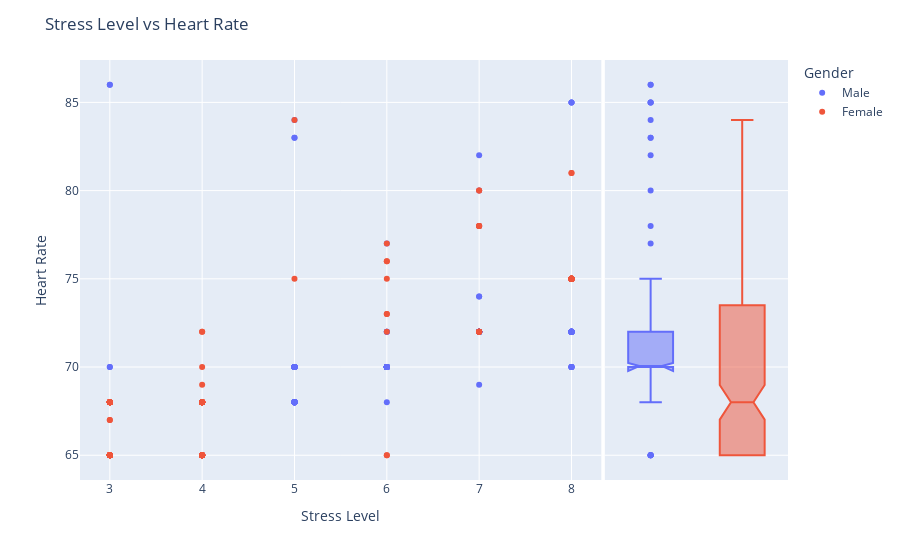

Notebook cell for this chart:
### Markdown cell above
✨ I expected much higher blood pressure while stress level is getting higher but it didn't

❌ No relation

### Code cell
fig = px.scatter(df, x='Stress Level', y='Heart Rate', color='Gender', marginal_y='box')
fig.update_layout(
    title='Stress Level vs Heart Rate',
    xaxis_title='Stress Level',
    yaxis_title='Heart Rate',
    font = dict(
        size=12
    )
)
fig.show()

### Figure 1 — Plotly figure (JSON) as saved in the notebook; plotly's stock layout.template omitted (floating-point values rounded to 4 significant figures; data arrays with more than 128 entries replaced by an {"elided": "..."} marker saying what was removed)
{"data": [{"hovertemplate": "Gender=Male<br>Stress Level=%{x}<br>Heart Rate=%{y}<extra></extra>", "legendgroup": "Male", "marker": {"color": "#636efa", "symbol": "circle"}, "mode": "markers", "name": "Male", "orientation": "v", "showlegend": true, "type": "scatter", "x": {"elided": "189 int values"}, "xaxis": "x", "y": {"elided": "189 int values"}, "yaxis": "y"}, {"alignmentgroup": "True", "hovertemplate": "Gender=Male<br>Heart Rate=%{y}<extra></extra>", "legendgroup": "Male", "marker": {"color": "#636efa", "symbol": "circle"}, "name": "Male", "notched": true, "offsetgroup": "Male", "showlegend": false, "type": "box", "xaxis": "x2", "y": {"elided": "189 int values"}, "yaxis": "y2"}, {"hovertemplate": "Gender=Female<br>Stress Level=%{x}<br>Heart Rate=%{y}<extra></extra>", "legendgroup": "Female", "marker": {"color": "#EF553B", "symbol": "circle"}, "mode": "markers", "name": "Female", "orientation": "v", "showlegend": true, "type": "scatter", "x": {"elided": "185 int values"}, "xaxis": "x", "y": {"elided": "185 int values"}, "yaxis": "y"}, {"alignmentgroup": "True", "hovertemplate": "Gender=Female<br>Heart Rate=%{y}<extra></extra>", "legendgroup": "Female", "marker": {"color": "#EF553B", "symbol": "circle"}, "name": "Female", "notched": true, "offsetgroup": "Female", "showlegend": false, "type": "box", "xaxis": "x2", "y": {"elided": "185 int values"}, "yaxis": "y2"}], "layout": {"font": {"size": 12}, "legend": {"title": {"text": "Gender"}, "tracegroupgap": 0}, "margin": {"t": 60}, "title": {"text": "Stress Level vs Heart Rate"}, "xaxis": {"anchor": "y", "domain": [0, 0.7363], "title": {"text": "Stress Level"}}, "xaxis2": {"anchor": "y2", "domain": [0.7413, 1], "matches": "x2", "showgrid": false, "showline": false, "showticklabels": false, "ticks": ""}, "yaxis": {"anchor": "x", "domain": [0, 1], "title": {"text": "Heart Rate"}}, "yaxis2": {"anchor": "x2", "domain": [0, 1], "matches": "y", "showgrid": true, "showticklabels": false}}}
